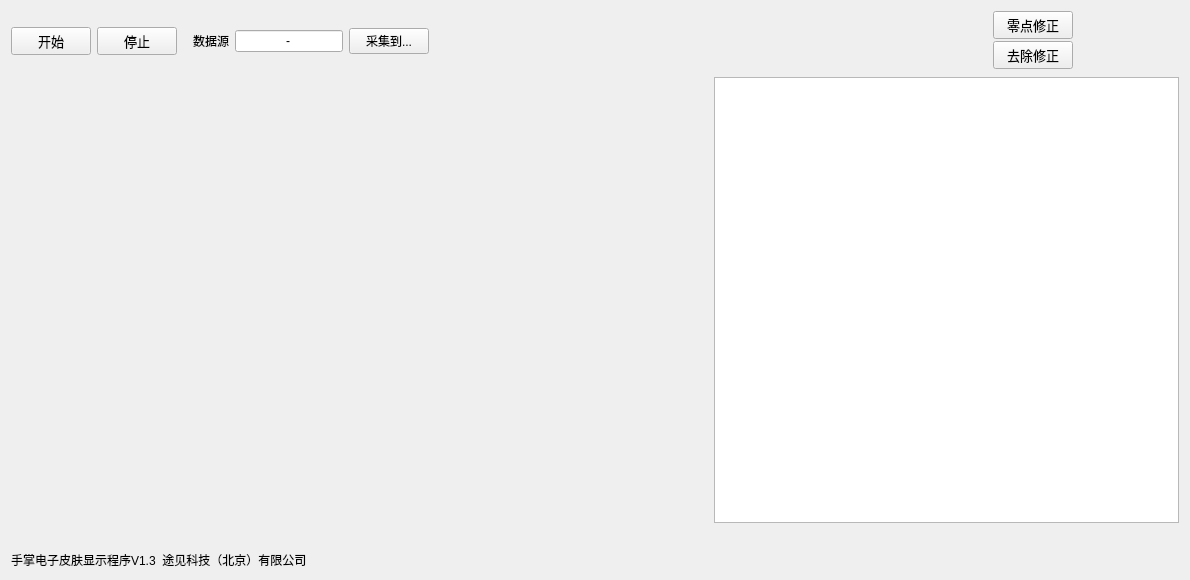
<?xml version="1.0" encoding="UTF-8"?>
<ui version="4.0">
 <class>Form</class>
 <widget class="QWidget" name="Form">
  <property name="geometry">
   <rect>
    <x>0</x>
    <y>0</y>
    <width>1190</width>
    <height>580</height>
   </rect>
  </property>
  <property name="windowTitle">
   <string>Form</string>
  </property>
  <layout class="QGridLayout" name="gridLayout">
   <item row="0" column="0">
    <layout class="QHBoxLayout" name="horizontalLayout">
     <item>
      <widget class="QPushButton" name="button_start">
       <property name="font">
        <font>
         <family>Arial</family>
         <pointsize>10</pointsize>
        </font>
       </property>
       <property name="text">
        <string>开始</string>
       </property>
      </widget>
     </item>
     <item>
      <widget class="QPushButton" name="button_stop">
       <property name="font">
        <font>
         <family>Arial</family>
         <pointsize>10</pointsize>
        </font>
       </property>
       <property name="text">
        <string>停止</string>
       </property>
      </widget>
     </item>
     <item>
      <spacer name="horizontalSpacer">
       <property name="orientation">
        <enum>Qt::Horizontal</enum>
       </property>
       <property name="sizeType">
        <enum>QSizePolicy::Fixed</enum>
       </property>
       <property name="sizeHint" stdset="0">
        <size>
         <width>10</width>
         <height>20</height>
        </size>
       </property>
      </spacer>
     </item>
     <item>
      <widget class="QLabel" name="label_2">
       <property name="text">
        <string>数据源</string>
       </property>
      </widget>
     </item>
     <item>
      <widget class="QLineEdit" name="com_port">
       <property name="sizePolicy">
        <sizepolicy hsizetype="Fixed" vsizetype="Fixed">
         <horstretch>0</horstretch>
         <verstretch>0</verstretch>
        </sizepolicy>
       </property>
       <property name="text">
        <string>-</string>
       </property>
       <property name="alignment">
        <set>Qt::AlignCenter</set>
       </property>
      </widget>
     </item>
     <item>
      <widget class="QPushButton" name="button_save_to">
       <property name="text">
        <string>采集到...</string>
       </property>
      </widget>
     </item>
     <item>
      <spacer name="horizontalSpacer_3">
       <property name="orientation">
        <enum>Qt::Horizontal</enum>
       </property>
       <property name="sizeHint" stdset="0">
        <size>
         <width>88</width>
         <height>20</height>
        </size>
       </property>
      </spacer>
     </item>
     <item>
      <layout class="QVBoxLayout" name="verticalLayout_6">
       <property name="spacing">
        <number>2</number>
       </property>
       <item>
        <widget class="QPushButton" name="button_set_zero">
         <property name="font">
          <font>
           <family>Arial</family>
           <pointsize>10</pointsize>
          </font>
         </property>
         <property name="text">
          <string>零点修正</string>
         </property>
        </widget>
       </item>
       <item>
        <widget class="QPushButton" name="button_abandon_zero">
         <property name="font">
          <font>
           <family>Arial</family>
           <pointsize>10</pointsize>
          </font>
         </property>
         <property name="text">
          <string>去除修正</string>
         </property>
        </widget>
       </item>
      </layout>
     </item>
     <item>
      <widget class="QLabel" name="label_logo">
       <property name="sizePolicy">
        <sizepolicy hsizetype="Fixed" vsizetype="Fixed">
         <horstretch>30</horstretch>
         <verstretch>2</verstretch>
        </sizepolicy>
       </property>
       <property name="minimumSize">
        <size>
         <width>100</width>
         <height>60</height>
        </size>
       </property>
       <property name="styleSheet">
        <string notr="true"/>
       </property>
       <property name="text">
        <string/>
       </property>
      </widget>
     </item>
    </layout>
   </item>
   <item row="1" column="0">
    <layout class="QHBoxLayout" name="horizontalLayout_3" stretch="3,2">
     <item>
      <widget class="RawImageWidget" name="fig_image" native="true"/>
     </item>
     <item>
      <widget class="GraphicsLayoutWidget" name="fig_lines">
       <property name="sizePolicy">
        <sizepolicy hsizetype="Expanding" vsizetype="Expanding">
         <horstretch>0</horstretch>
         <verstretch>0</verstretch>
        </sizepolicy>
       </property>
       <property name="font">
        <font>
         <family>SimSun-ExtB</family>
         <pointsize>16</pointsize>
        </font>
       </property>
      </widget>
     </item>
    </layout>
   </item>
   <item row="2" column="0">
    <layout class="QHBoxLayout" name="horizontalLayout_2">
     <item>
      <layout class="QVBoxLayout" name="verticalLayout">
       <item>
        <widget class="QLabel" name="label_output">
         <property name="text">
          <string/>
         </property>
        </widget>
       </item>
       <item>
        <widget class="QLabel" name="label_fixed">
         <property name="text">
          <string>手掌电子皮肤显示程序V1.3  途见科技（北京）有限公司</string>
         </property>
        </widget>
       </item>
      </layout>
     </item>
     <item>
      <widget class="QLabel" name="label">
       <property name="enabled">
        <bool>true</bool>
       </property>
       <property name="minimumSize">
        <size>
         <width>40</width>
         <height>40</height>
        </size>
       </property>
       <property name="maximumSize">
        <size>
         <width>40</width>
         <height>40</height>
        </size>
       </property>
       <property name="text">
        <string/>
       </property>
       <property name="pixmap">
        <pixmap>:/logo/LOGO.png</pixmap>
       </property>
       <property name="scaledContents">
        <bool>true</bool>
       </property>
      </widget>
     </item>
    </layout>
   </item>
  </layout>
 </widget>
 <customwidgets>
  <customwidget>
   <class>GraphicsLayoutWidget</class>
   <extends>QGraphicsView</extends>
   <header location="global">pyqtgraph</header>
  </customwidget>
  <customwidget>
   <class>RawImageWidget</class>
   <extends>QWidget</extends>
   <header location="global">pyqtgraph.widgets.RawImageWidget</header>
   <container>1</container>
  </customwidget>
 </customwidgets>
 <resources/>
 <connections/>
</ui>
